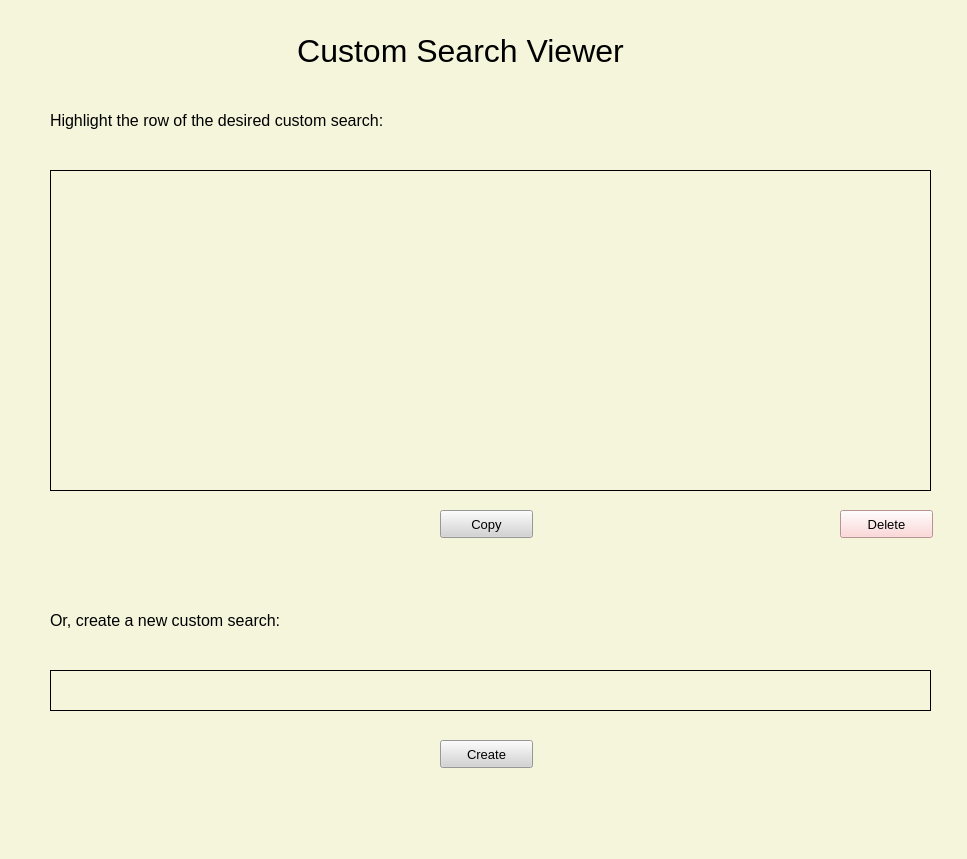
<?xml version="1.0" encoding="UTF-8"?>
<ui version="4.0">
 <class>MainWindow</class>
 <widget class="QMainWindow" name="MainWindow">
  <property name="geometry">
   <rect>
    <x>0</x>
    <y>0</y>
    <width>967</width>
    <height>859</height>
   </rect>
  </property>
  <property name="windowTitle">
   <string>MainWindow</string>
  </property>
  <property name="styleSheet">
   <string notr="true">background-color: #F5F5DC;</string>
  </property>
  <widget class="QWidget" name="centralwidget">
   <widget class="QLabel" name="lab_create">
    <property name="geometry">
     <rect>
      <x>50</x>
      <y>600</y>
      <width>301</width>
      <height>41</height>
     </rect>
    </property>
    <property name="font">
     <font>
      <pointsize>12</pointsize>
     </font>
    </property>
    <property name="text">
     <string>Or, create a new custom search:</string>
    </property>
   </widget>
   <widget class="QLineEdit" name="lineEdit_query">
    <property name="geometry">
     <rect>
      <x>50</x>
      <y>670</y>
      <width>881</width>
      <height>41</height>
     </rect>
    </property>
    <property name="font">
     <font>
      <pointsize>12</pointsize>
     </font>
    </property>
    <property name="styleSheet">
     <string notr="true">border: 1px solid black;</string>
    </property>
    <property name="maxLength">
     <number>127</number>
    </property>
    <property name="echoMode">
     <enum>QLineEdit::Normal</enum>
    </property>
   </widget>
   <widget class="QLabel" name="lab_variables">
    <property name="geometry">
     <rect>
      <x>50</x>
      <y>100</y>
      <width>431</width>
      <height>41</height>
     </rect>
    </property>
    <property name="font">
     <font>
      <pointsize>12</pointsize>
     </font>
    </property>
    <property name="text">
     <string>Highlight the row of the desired custom search:</string>
    </property>
   </widget>
   <widget class="QPushButton" name="but_create">
    <property name="geometry">
     <rect>
      <x>440</x>
      <y>740</y>
      <width>93</width>
      <height>28</height>
     </rect>
    </property>
    <property name="font">
     <font>
      <pointsize>10</pointsize>
     </font>
    </property>
    <property name="styleSheet">
     <string notr="true">background-color: lightgrey;</string>
    </property>
    <property name="text">
     <string>Create</string>
    </property>
   </widget>
   <widget class="QLabel" name="lab_program">
    <property name="geometry">
     <rect>
      <x>250</x>
      <y>20</y>
      <width>421</width>
      <height>61</height>
     </rect>
    </property>
    <property name="font">
     <font>
      <pointsize>24</pointsize>
      <weight>50</weight>
      <bold>false</bold>
      <underline>false</underline>
     </font>
    </property>
    <property name="text">
     <string>Custom Search Viewer</string>
    </property>
    <property name="alignment">
     <set>Qt::AlignCenter</set>
    </property>
   </widget>
   <widget class="QTableView" name="table_results">
    <property name="geometry">
     <rect>
      <x>50</x>
      <y>170</y>
      <width>881</width>
      <height>321</height>
     </rect>
    </property>
    <property name="styleSheet">
     <string notr="true">background-color: #F5F5DC;</string>
    </property>
    <property name="frameShape">
     <enum>QFrame::Box</enum>
    </property>
    <property name="frameShadow">
     <enum>QFrame::Plain</enum>
    </property>
   </widget>
   <widget class="QPushButton" name="but_insert">
    <property name="geometry">
     <rect>
      <x>440</x>
      <y>510</y>
      <width>93</width>
      <height>28</height>
     </rect>
    </property>
    <property name="font">
     <font>
      <pointsize>10</pointsize>
     </font>
    </property>
    <property name="styleSheet">
     <string notr="true">background-color: lightgrey;</string>
    </property>
    <property name="text">
     <string>Copy</string>
    </property>
   </widget>
   <widget class="QPushButton" name="but_delete">
    <property name="geometry">
     <rect>
      <x>840</x>
      <y>510</y>
      <width>93</width>
      <height>28</height>
     </rect>
    </property>
    <property name="font">
     <font>
      <pointsize>10</pointsize>
     </font>
    </property>
    <property name="styleSheet">
     <string notr="true">background-color: #FFCCCC;</string>
    </property>
    <property name="text">
     <string>Delete</string>
    </property>
   </widget>
  </widget>
  <widget class="QMenuBar" name="menubar">
   <property name="geometry">
    <rect>
     <x>0</x>
     <y>0</y>
     <width>967</width>
     <height>26</height>
    </rect>
   </property>
  </widget>
  <widget class="QStatusBar" name="statusbar"/>
 </widget>
 <resources/>
 <connections/>
</ui>
